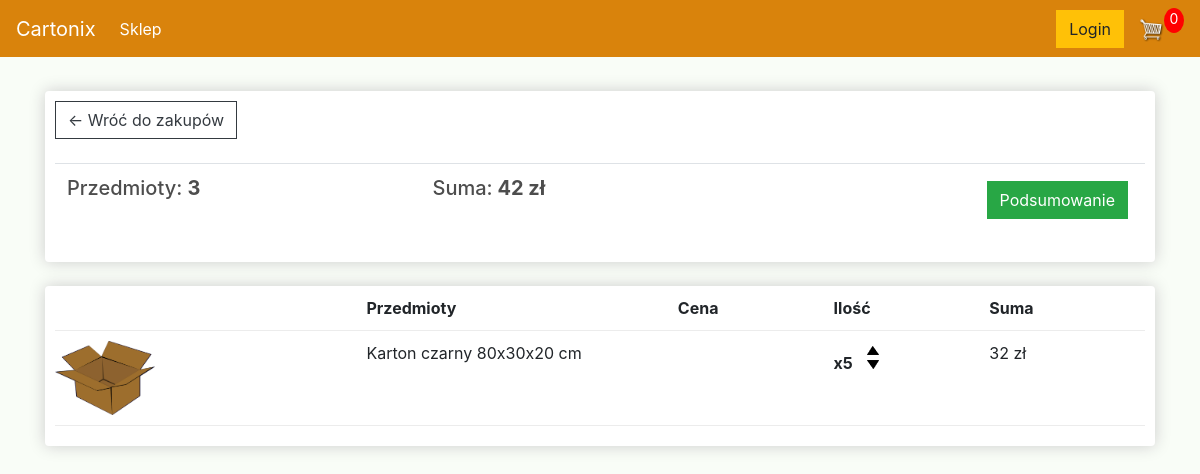
The app's page /cart/ (signed in), older data.
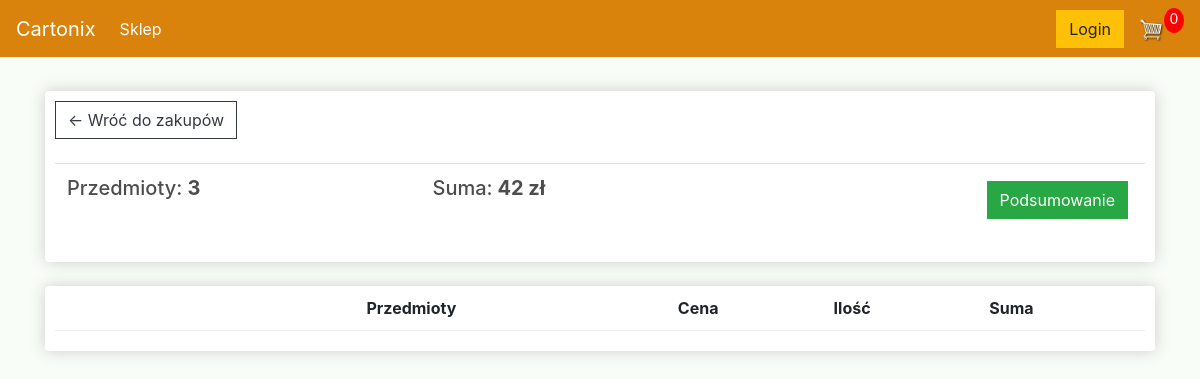
The same page, newer data.
### cartoon_shoop/models.py (models this page shows, shortened)
class OrderItem(models.Model):
    order = models.ForeignKey(Order, on_delete=models.SET_NULL, null=True)
    product = models.ForeignKey(Product, on_delete=models.SET_NULL, null = True)
    quantity = models.IntegerField(default=0, null=True)
    date_added = models.DateTimeField(auto_now_add=True, null=True)

class Product(models.Model):
    name = models.CharField(max_length=1000, null=True)
    price = models.FloatField()
    digital = models.BooleanField(default=False, null=True)
    image = models.ImageField(null = True)
    @property
    def imageURL(self):
        try:
            url = self.image.url
        except:
            url = ''
        return url

### cartoon_shoop/views.py (the view)
# urls.py: path('cart/', views.cart, name="cart"),
def cart(request):
	if request.user.is_authenticated:
		customer = request.user.customer
		order, created =Order.objects.get_or_create(customer=customer, complete=False)
		items = order.orderitem_set.all()
	else:
		items =[]
	context = {'items': items}
	return render(request, 'cartoon_shoop/cart.html', context)

### cartoon_shoop/templates/cartoon_shoop/cart.html
{% extends 'cartoon_shoop/main.html' %}
{% load static %}
{% block content %}
	<div class="row">
		<div class="col-lg-12">
			<div class="box-element">
				<a  class="btn btn-outline-dark" href="{% url 'store' %}">&#x2190; Wróć do zakupów</a>
				<br>
				<br>
				<table class="table">
					<tr>
						<th><h5>Przedmioty: <strong>3</strong></h5></th>
						<th><h5>Suma:<strong> 42 zł</strong></h5></th>
						<th>
							<a  style="float:right; margin:5px;" class="btn btn-success" href="{% url 'checkout' %}">Podsumowanie</a>
						</th>
					</tr>
				</table>
			</div>
			<br>
			<div class="box-element">
				<div class="cart-row">
					<div style="flex:2"></div>
					<div style="flex:2"><strong>Przedmioty</strong></div>
					<div style="flex:1"><strong>Cena</strong></div>
					<div style="flex:1"><strong>Ilość</strong></div>
					<div style="flex:1"><strong>Suma</strong></div>
				</div>
				{% for item in items%}
				<div class="cart-row">
					<div style="flex:2"><img class="row-image" src="{{item.product.imageURL}}"></div>
					<div style="flex:2"><p>{{item.product.name}}</p></div>
					<div style="flex:1"><p>{{item.product.prive|floatformat:2}}</p></div>
					<div style="flex:1">
						<p class="quantity">x{{item.quantity}}</p>
						<div class="quantity">
							<img class="chg-quantity" src="{% static  'images/arrow_up.png' %}">
							<img class="chg-quantity" src="{% static  'images/arrow_down.png' %}">
						</div>
					</div>
					<div style="flex:1"><p>32 zł</p></div>
				</div>
				{% endfor %}
			</div>
		</div>
	</div>
{% endblock content %}

Row changes from the older to the newer data that the page shows:
removed OrderItem: product.imageURL (picture), product.name "Karton czarny 80x30x20 cm", quantity "5"
